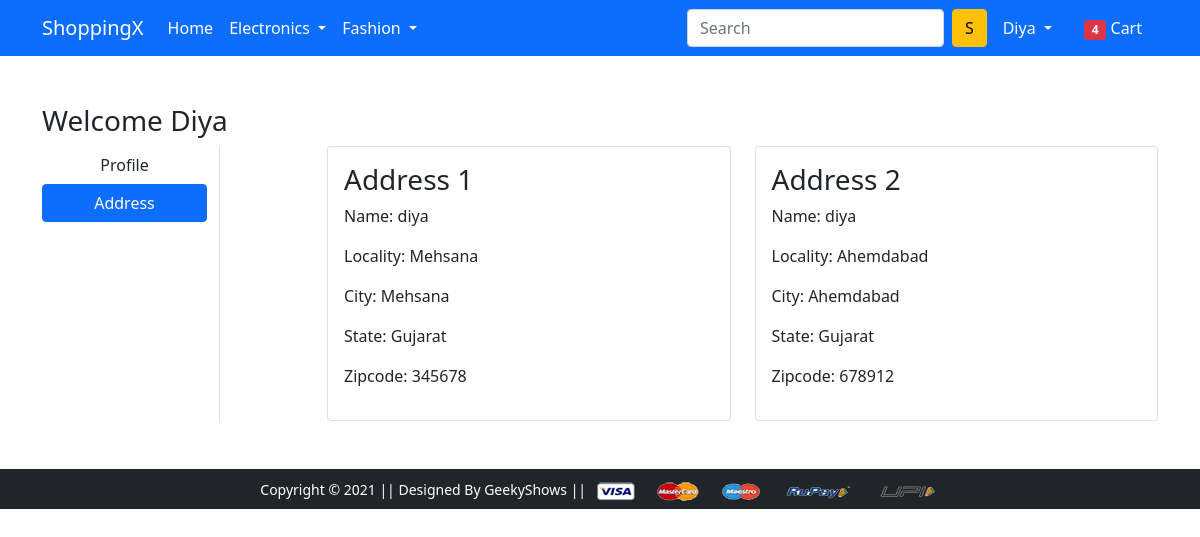
/address/ (signed in), run on the app's committed database.
### app/models.py (models this page shows, shortened)
class Customer(models.Model):
    user = models.ForeignKey(User, on_delete=models.CASCADE)
    name = models.CharField(max_length=100)
    locality = models.CharField(max_length=100)
    city = models.CharField(max_length=50)
    zipcode = models.IntegerField()
    state = models.CharField(choices=STATE_CHOICES, max_length=100)

### app/views.py (the view)
# urls.py: path('address/', views.address, name='address'),
@login_required
def address(request):
 add = Customer.objects.filter(user=request.user)
 return render(request, 'app/address.html',{'add':add,'active':'btn-primary'})

### app/templates/app/address.html (shortened to what this page needs)
{% extends 'app/base.html' %}
{% load static %}
{% block main-content %}
<div class="container my-5">
 <div class="row">
 <h3>Welcome {{ request.user.username|capfirst}}</h3>
  <div class="col-sm-2 border-end">
   <ul class="list-unstyled">
    <li class="d-grid"><a href="{% url 'profile' %}" class="btn ">Profile</a></li>
    <li class="d-grid" class="btn {{active}}"><a href="{% url 'address' %}" class="btn btn-primary">Address</a></li>
   </ul>
  </div>
  <div class="col-sm-9 offset-sm-1">
   <div class="row">
    {% for ad in add %}
    <div class="col-sm-6">
     <div class="card">
      <div class="card-body">
       <h3>Address {{forloop.counter}}</h3>
       <p>Name: {{ad.name}}</p>
       <p>Locality: {{ad.locality}}</p>
       <p>City: {{ad.city}}</p>
       <p>State: {{ad.state}}</p>
       <p>Zipcode: {{ad.zipcode}}</p>
      </div>
     </div>
    </div>
    {% endfor %}
     </div>
    </div>
   </div>
  </div>
{% endblock main-content %}

### app/templates/app/base.html (shortened to what this page needs)
<!doctype html>
{% load static %}
<html lang="en">
  <head>
    <link href="https://cdn.jsdelivr.net/npm/bootstrap@5.0.0-beta1/dist/css/bootstrap.min.css" rel="stylesheet">
    <link rel="stylesheet" href="{% static 'app/css/owl.carousel.min.css' %}">
    <link rel="stylesheet" href="{% static 'app/css/all.min.css' %}">
    <link rel="stylesheet" href="{% static 'app/css/style.css' %}">
  </head>
  <body>
    <nav class="navbar navbar-expand-lg navbar-dark bg-primary">
     <div class="container">
       <a class="navbar-brand" href="/">ShoppingX</a>
       <div class="collapse navbar-collapse" id="navbarSupportedContent">
         <ul class="navbar-nav me-auto mb-2 mb-lg-0">
           <li class="nav-item">
             <a class="nav-link active" aria-current="page" href="/">Home</a>
           </li>
           <li class="nav-item dropdown">
             <a class="nav-link dropdown-toggle text-white" href="#" id="electronicsDropdown" role="button" data-bs-toggle="dropdown" aria-expanded="false">
               Electronics
             </a>
           </li>
           <li class="nav-item dropdown">
             <a class="nav-link dropdown-toggle text-white" href="#" id="fashionDropdown" role="button" data-bs-toggle="dropdown" aria-expanded="false">
               Fashion
             </a>
           </li>
         </ul>
         <form class="d-flex">
           <input class="form-control me-2" type="search" placeholder="Search" aria-label="Search">
           <button class="btn btn-warning" type="submit">S</button>
         </form>
         <div>
          <ul class="navbar-nav me-auto mb-2 mb-lg-0">
          {% if request.user.is_authenticated %}
           <li class="nav-item dropdown mx-2">
              <a class="nav-link dropdown-toggle text-white" href="#" id="profileDropdown" role="button" data-bs-toggle="dropdown" aria-expanded="false">
                {{request.user.username}}
              </a>
           </li>
            <li class="nav-item mx-2">
             <a href="{% url 'showcart' %}" class="nav-link text-white"><span class="badge bg-danger">4</span> Cart </a>
            </li>
          {% endif %}
          </ul>
         </div>
       </div>
     </div>
    </nav>
    {% block main-content %} {% endblock main-content %}
    <footer class="container-fluid bg-dark text-center p-2 mt-5">
        <small class="text-white">Copyright &copy; 2021 || Designed By GeekyShows || </small>
        <img src="{% static 'app/images/payment.png' %}" alt="" srcset="" class="img-fluid" height="2px">
    </footer>
  </body>
</html>

### data on the page
Customer: name "diya", locality "Mehsana", city "Mehsana", state "Gujarat", zipcode "345678"
Customer: name "diya", locality "Ahemdabad", city "Ahemdabad", state "Gujarat", zipcode "678912"

### other printed values
{{ request.user.username }} "Diya"
{{ request.user.username|capfirst }} "Diya"
